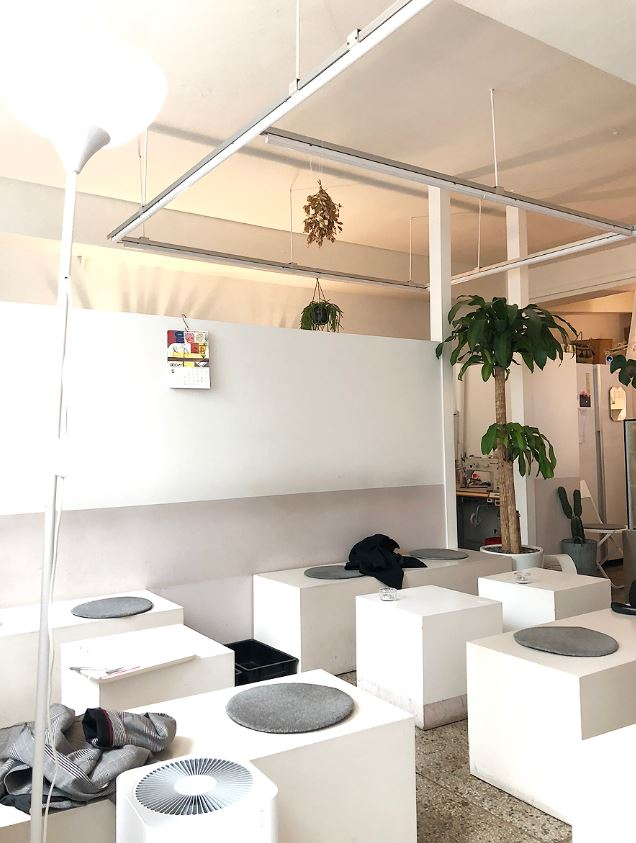
#> input picture cafe_image/cs_jg_03.png, 636 x 843 px, found by its file name
$ jupyter execute --allow-errors code_ImgCluster_soryeong_ver08.ipynb   (older library calls are emulated)
#> lines starting #> are read from the running program, lines starting #| are printed output that depends on the picture; pictures that were not available may be replaced by others from this repository, and a replacement may not be noted
[cell 1]
import numpy as np
import cv2
import matplotlib.image as mpimg
from matplotlib import pyplot as plt
from sklearn.cluster import KMeans
import scipy.misc
import pandas as pd

[cell 2]
import re

[cell 3]
image = cv2.imread(r'C:\Users\rlath\dataitgirls\color_on_seoul_cafe\cafe_image\cs_jg_03.png')
#> image is the input picture: shape (843, 636, 3); mean B, G, R 183.2, 195.4, 205.6
image

[cell 4]
image = cv2.cvtColor(image, cv2.COLOR_BGR2RGB)
image

[cell 5]
image = image.reshape((image.shape[0] * image.shape[1], 3))
image

[cell 6]
k = 5
clt = KMeans(n_clusters = k)
clt.fit(image)

[cell 7]
len(clt.labels_)

[cell 8]
np.arange(0, len(np.unique(clt.labels_)) + 1)

[cell 9]
np.zeros((5, 30, 3), dtype="uint8")

[cell 10]
'''
출처
https://github.com/inyl/my_notebook/blob/master/open_cv/image_color_cluster.ipynb
https://www.pyimagesearch.com/2014/05/26/opencv-python-k-means-color-clustering/
'''

[cell 11]
'''
카페 DF가 다 모인 후에 주석을 풀고 실행
'''
df_cafe = pd.read_csv('final_cafe_info.csv')
#> (reads data_cafe/final_cafe_info.csv from the repository)

[cell 12]
df_cafe.head()

[cell 13]
area_names = {'ws' : ['ep', 'mp', 'sdm'],
              'sw' : ['gs', 'yc', 'ydp', 'gr'],
              'cs' : ['jr', 'jg', 'ys'],
              'ss' : ['dj', 'ga', 'gc'],
              'gn' : ['sc', 'gn'],
              'gb' : ['db', 'gb', 'sb', 'nw'],
              'es' : ['ddm', 'gl', 'sd', 'gj'],
              'se' : ['gd', 'sp']
             }

[cell 14]
path_list = [f'{k}_{v}_{i:02}.png'
            for k in area_names.keys()
            for v in area_names[k]
            for i in range(1,14)]
path_list[2]

[cell 15]
df_cafe['파일명'] = path_list

[cell 16]
df_cafe.head()

[cell 17]
df_cafe.tail()

[cell 18]
df_cafe.to_csv('final_cafe_info_with_path.csv')

[cell 19]
def centroid_histogram(clt):

    # grab the number of different clusters and create a histogram
    # 히스토그램 형식으로 색을 반환
    # based on the number of pixels assigned to each cluster
    # 각 클러스터의 픽셀의 숫자를 기반으로 함

    numLabels = np.arange(0, len(np.unique(clt.labels_)) + 1)
    (hist, _) = np.histogram(clt.labels_, bins=numLabels)

    # normalize the histogram, such that it sums to one
    # 히스토그램 표준화 (수의 합이 1이 되도록)
    hist = hist.astype("float")
    hist /= hist.sum()  # hist = hist/hist.sum()

    # return the histogram
    return hist

[cell 20]
def plot_colors(hist, centroids):

    # initialize the bar chart
    # representing the relative frequency of each of the colors
    # 각 색의 빈도를 나타내는 바 차트를 초기화

    bar = np.zeros((50, 300, 3), dtype="uint8")
    startX = 0

    # loop over the percentage of each cluster
    # and the color of each cluster
    # 각 클러스터의 백분율(표준화한 히스토그램)과
    # 각 클러스터의 색으로 그래프 만들기
    for (percent, color) in zip(hist, centroids):
        # plot the relative percentage of each cluster
        # 군집의 크기에 비례하는 그래프 만들기
        endX = startX + (percent * 300)
        cv2.rectangle(bar, (int(startX), 0), (int(endX), 50),
                      color.astype("uint8").tolist(), -1)
        startX = endX

    # return the bar chart
    return bar

[cell 21]
def image_color_cluster(image_path, k = 5):

#> called with image_path = './cafe_image/es_gl_09.png', k = 5
    image = cv2.imread(image_path)
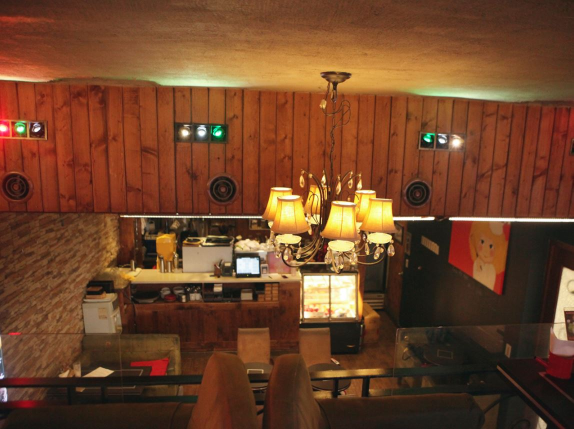
#> input picture cafe_image/cs_jg_01.png, 1147 x 858 px, given in place of es_gl_09.png, which was not available (shown at 1/2 size)
#> image is the input picture: shape (858, 1147, 3); mean B, G, R 41.1, 68.2, 111.5
    # image의 shape을 찍어보면, height, width, channel 순으로 나옴
    # channel은 RGB를 말함

    image = cv2.cvtColor(image, cv2.COLOR_BGR2RGB)
    # cv에서는 RGB가 아닌 BGR 순으로 나오기 때문에 순서를 RGB로 전환

    image = image.reshape((image.shape[0] * image.shape[1], 3))
    # shape의 0,1번째 즉, height와 width를 통합시킴

    clt = KMeans(n_clusters = k)  # 평균 알고리즘 KMeans
    clt.fit(image)

    hist = centroid_histogram(clt)
    bar = plot_colors(hist, clt.cluster_centers_)
#> after the loop in plot_colors, `for (percent, color) in zip(hist, centroids):`:
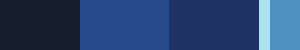
#> bar: shape (50, 300, 3); mean of channels 0, 1, 2 111.2, 68.1, 40.7; drawn as B, G, R
#> pass 2 of the loop `for index in range(268, len(path_list)):`:
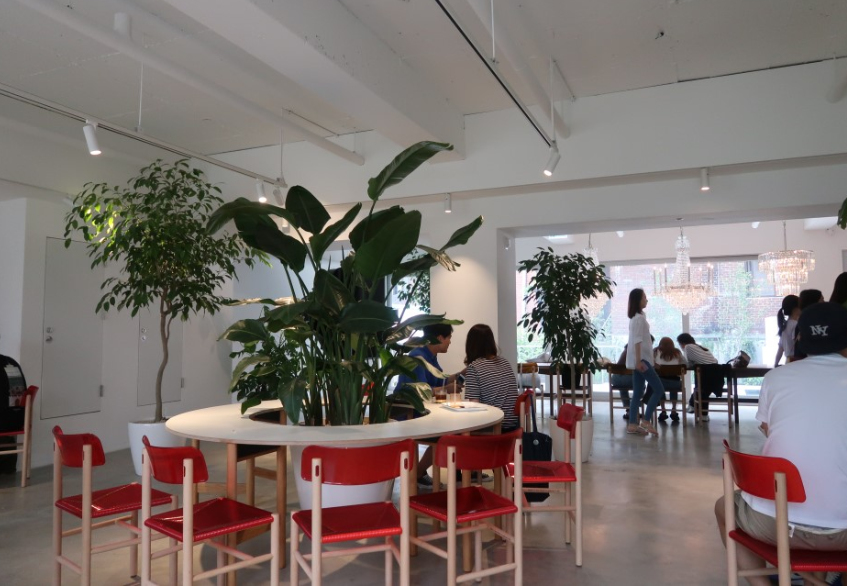
#> input picture cafe_image/cs_jg_10.png, 847 x 586 px, given in place of es_gl_10.png, which was not available
#> in image_color_cluster, image is the input picture: shape (586, 847, 3); mean B, G, R 109.9, 113.5, 123.2
#> after the loop in plot_colors (call 2), `for (percent, color) in zip(hist, centroids):`:
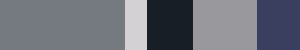
#> bar: shape (50, 300, 3); mean of channels 0, 1, 2 122.2, 112.2, 108.8; drawn as B, G, R
    return bar
